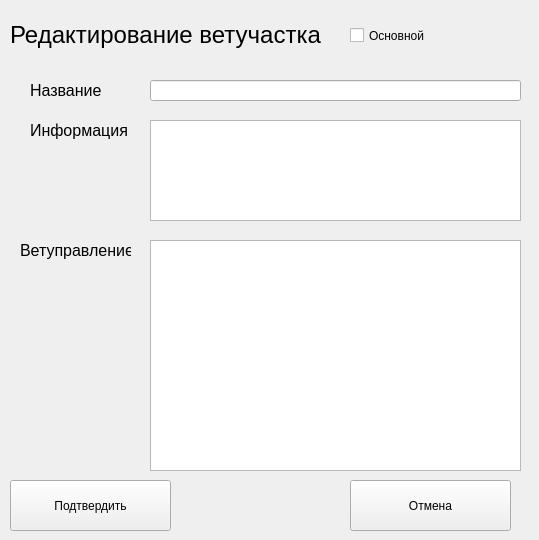
<?xml version="1.0" encoding="UTF-8"?>
<ui version="4.0">
 <class>Form</class>
 <widget class="QWidget" name="Form">
  <property name="geometry">
   <rect>
    <x>0</x>
    <y>0</y>
    <width>539</width>
    <height>540</height>
   </rect>
  </property>
  <property name="windowTitle">
   <string>Form</string>
  </property>
  <widget class="QPushButton" name="confirmPushButton">
   <property name="geometry">
    <rect>
     <x>10</x>
     <y>480</y>
     <width>161</width>
     <height>51</height>
    </rect>
   </property>
   <property name="text">
    <string>Подтвердить</string>
   </property>
  </widget>
  <widget class="QPushButton" name="cancelPushButton">
   <property name="geometry">
    <rect>
     <x>350</x>
     <y>480</y>
     <width>161</width>
     <height>51</height>
    </rect>
   </property>
   <property name="text">
    <string>Отмена</string>
   </property>
  </widget>
  <widget class="QTableWidget" name="vetUpravlenieTableWidget">
   <property name="geometry">
    <rect>
     <x>150</x>
     <y>240</y>
     <width>371</width>
     <height>231</height>
    </rect>
   </property>
  </widget>
  <widget class="QLabel" name="label">
   <property name="geometry">
    <rect>
     <x>10</x>
     <y>10</y>
     <width>321</width>
     <height>51</height>
    </rect>
   </property>
   <property name="text">
    <string>&lt;html&gt;&lt;head/&gt;&lt;body&gt;&lt;p&gt;&lt;span style=&quot; font-size:18pt;&quot;&gt;Редактирование ветучастка&lt;/span&gt;&lt;/p&gt;&lt;/body&gt;&lt;/html&gt;</string>
   </property>
  </widget>
  <widget class="QLineEdit" name="nameLineEdit">
   <property name="geometry">
    <rect>
     <x>150</x>
     <y>80</y>
     <width>371</width>
     <height>21</height>
    </rect>
   </property>
  </widget>
  <widget class="QLabel" name="label_2">
   <property name="geometry">
    <rect>
     <x>30</x>
     <y>80</y>
     <width>91</width>
     <height>21</height>
    </rect>
   </property>
   <property name="text">
    <string>&lt;html&gt;&lt;head/&gt;&lt;body&gt;&lt;p&gt;&lt;span style=&quot; font-size:12pt;&quot;&gt;Название&lt;/span&gt;&lt;/p&gt;&lt;/body&gt;&lt;/html&gt;</string>
   </property>
  </widget>
  <widget class="QLabel" name="label_3">
   <property name="geometry">
    <rect>
     <x>30</x>
     <y>120</y>
     <width>111</width>
     <height>21</height>
    </rect>
   </property>
   <property name="text">
    <string>&lt;html&gt;&lt;head/&gt;&lt;body&gt;&lt;p&gt;&lt;span style=&quot; font-size:12pt;&quot;&gt;Информация&lt;/span&gt;&lt;/p&gt;&lt;/body&gt;&lt;/html&gt;</string>
   </property>
  </widget>
  <widget class="QTextEdit" name="infoTextEdit">
   <property name="geometry">
    <rect>
     <x>150</x>
     <y>120</y>
     <width>371</width>
     <height>101</height>
    </rect>
   </property>
  </widget>
  <widget class="QLabel" name="label_4">
   <property name="geometry">
    <rect>
     <x>20</x>
     <y>240</y>
     <width>111</width>
     <height>21</height>
    </rect>
   </property>
   <property name="text">
    <string>&lt;html&gt;&lt;head/&gt;&lt;body&gt;&lt;p&gt;&lt;span style=&quot; font-size:12pt;&quot;&gt;Ветуправление&lt;/span&gt;&lt;/p&gt;&lt;/body&gt;&lt;/html&gt;</string>
   </property>
  </widget>
  <widget class="QCheckBox" name="isMainCheckBox">
   <property name="geometry">
    <rect>
     <x>350</x>
     <y>20</y>
     <width>111</width>
     <height>31</height>
    </rect>
   </property>
   <property name="text">
    <string>Основной</string>
   </property>
  </widget>
 </widget>
 <resources/>
 <connections/>
</ui>
